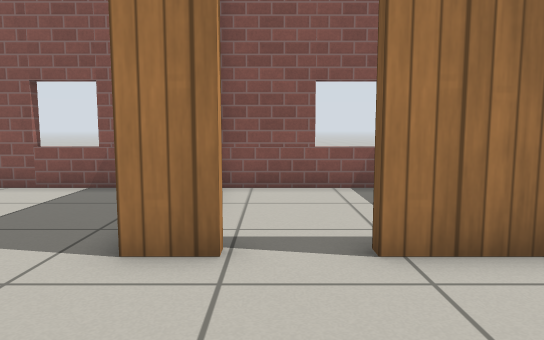
view 1 (above)

12 first-person views from a walk through a robot-simulator world made for Gazebo. The camera is 0.72 m above the floor, tilts 6° down and sees 70° across. The floor is counted in squares, 0.5 m on a side. Each view is taken from the middle of a square. On the plan, view 1 faces up. The plan holds only what a view shows up to about 16 squares ahead; the rest is blank. The place goes on beyond the plan. Robots are left out. Gazebo's built-in surfaces are drawn with simple patterns.

view 2
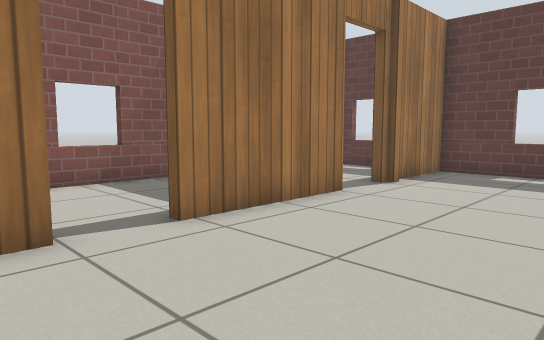

view 3
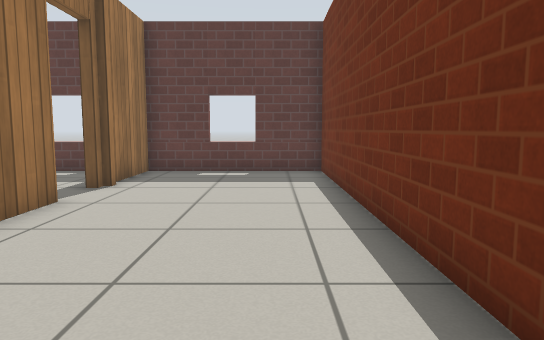

view 4
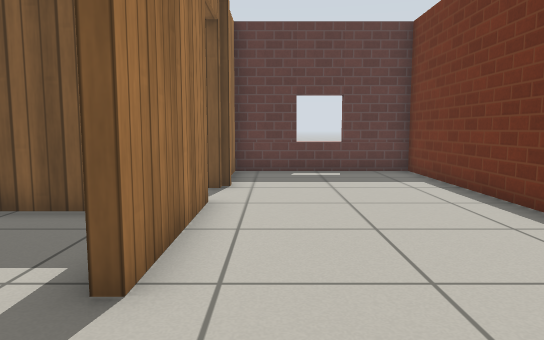

view 5
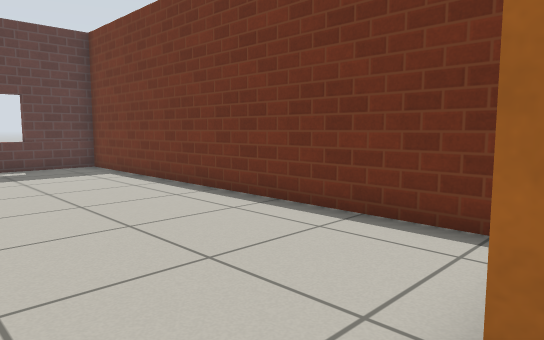

view 6
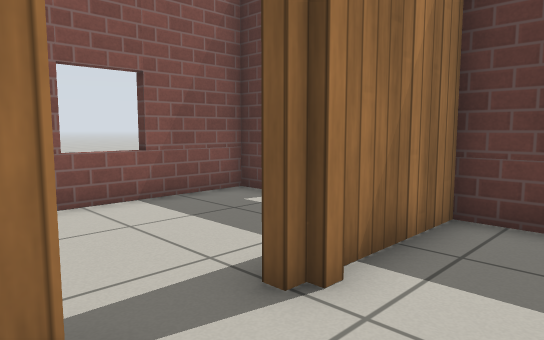

view 7
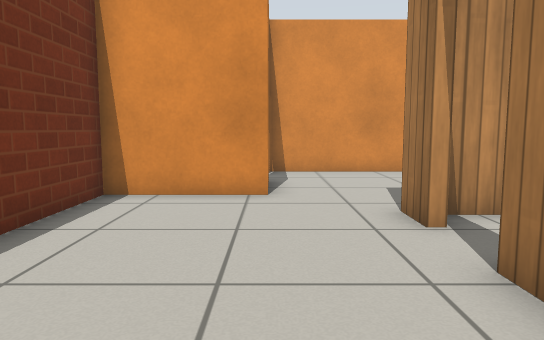

view 8
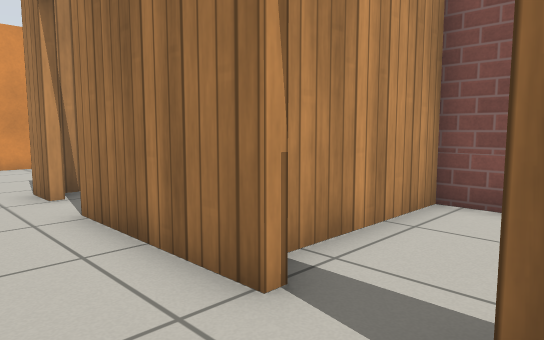

view 9
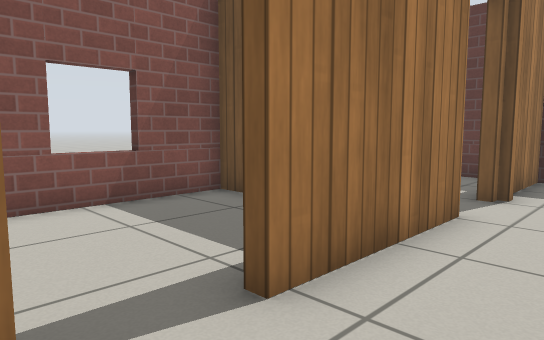

view 10
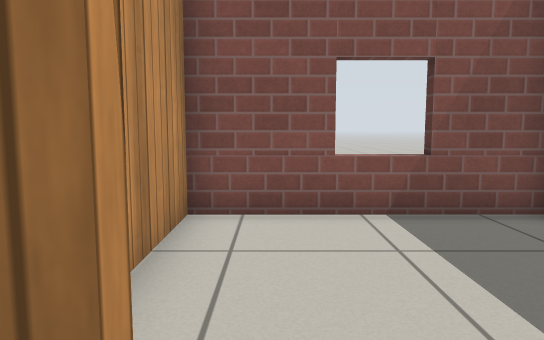

view 11
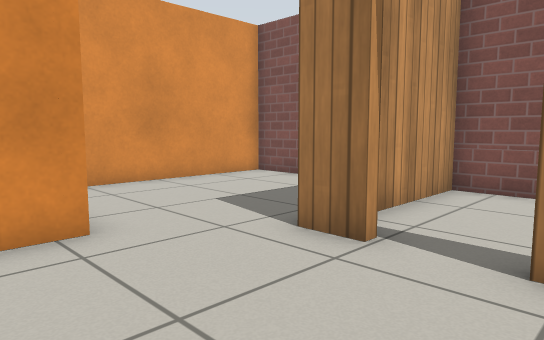

view 12
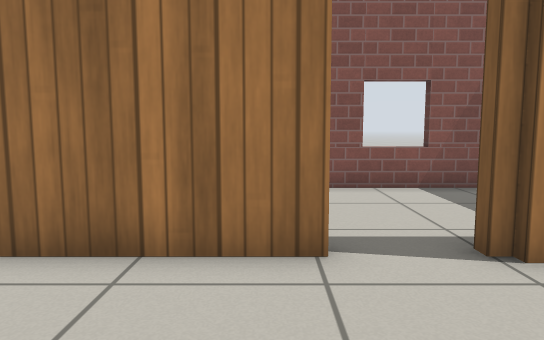

### Floor plan
Ten units are one square. View 1 is at (0, 0); x grows to the right and y downward. Boxes are objects, and circles mark ways between rooms. Rooms are numbered by the first view taken in them; rooms with no view inside come last. Other rooms are left out.
<svg viewBox="-86 -100 205 122">
<path fill="none" stroke="#000" d="M58 -43 11 -43M81 -41 76 -41M-5 -43 -18 -43M-34 -19 -34 17 114 17 114 -43 82 -43M-38 -95 -81 -95 -81 -19M-45 -19 -34 -19M47 -63 47 -95 -14 -95 -14 -47M114 -57 114 -95 50 -95 50 -53"/>
<circle cx="-30" cy="-30" r="3" fill="#2a7"/>
<circle cx="3" cy="-43" r="3" fill="#2a7"/>
<circle cx="65" cy="-45" r="3" fill="#2a7"/>
<text x="40" y="-10">1</text>
<text x="-50" y="-60">2</text>
<text x="10" y="-80">3</text>
<text x="80" y="-80">4</text>
</svg>
Room 1 opens to room 2. Room 1 opens to room 3. Room 1 opens to room 4.

Where each view was taken, in squares from view 1:
view 1: 0 up, 0 right, facing up
view 2: 1 down, 2 left, facing up-right
view 3: 0 up, 2 left, facing right
view 4: 3 up, 2 left, facing right
view 5: 4 up, 4 left, facing down-right
view 6: 2 up, 5 right, facing up-right
view 7: 2 up, 5 right, facing left
view 8: 2 up, 8 right, facing up-left
view 9: 2 up, 1 left, facing up-right
view 10: 3 up, 0 right, facing up
view 11: 0 up, 2 right, facing up-left
view 12: 0 up, 5 right, facing up
